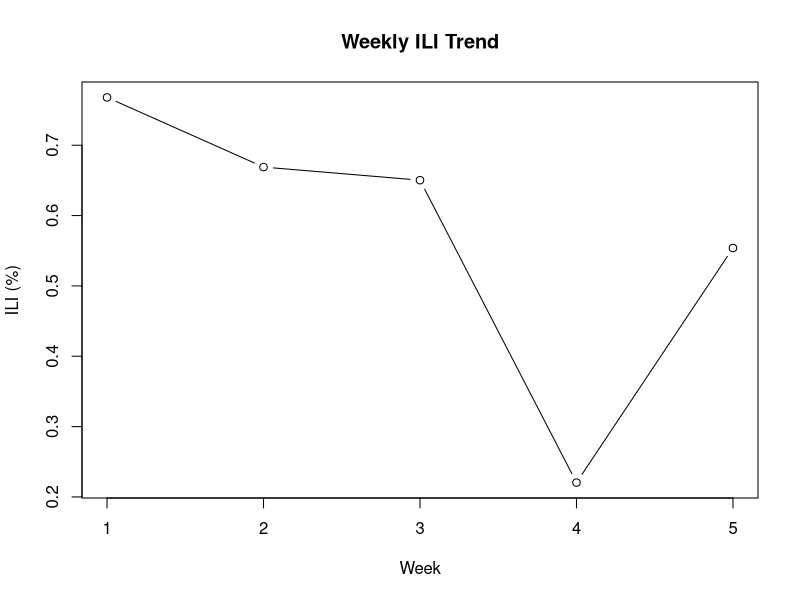

Write the R code that produced this figure.
# 1. 读取数据
dat <- readxl::read_xlsx("data.xlsx")

# 2. 计算平均 ILI%
mean_ili <- mean(dat$ili)

# 3. 输出结果
print(mean_ili)

# 4. 绘制趋势图
plot(
  dat$week,
  dat$ili,
  type = "b",
  xlab = "Week",
  ylab = "ILI (%)",
  main = "Weekly ILI Trend"
)
